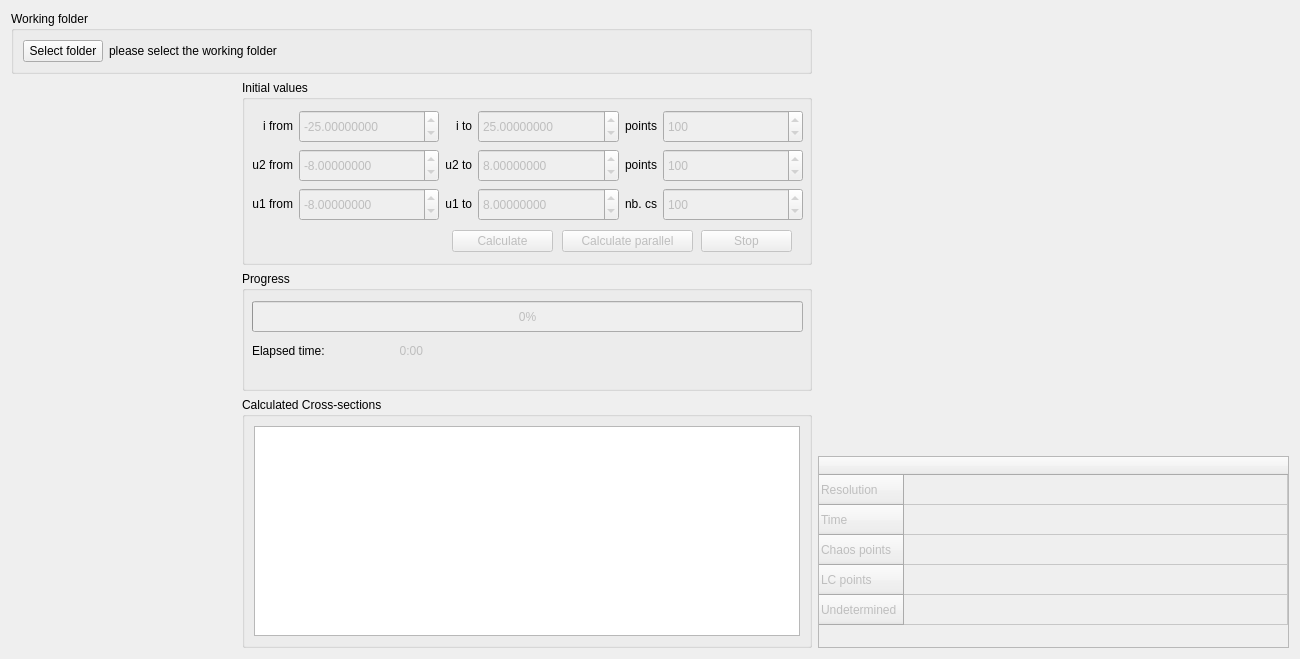
<?xml version="1.0" encoding="UTF-8"?>
<ui version="4.0">
 <class>CsSerieWidget</class>
 <widget class="QWidget" name="CsSerieWidget">
  <property name="geometry">
   <rect>
    <x>0</x>
    <y>0</y>
    <width>1300</width>
    <height>659</height>
   </rect>
  </property>
  <property name="windowTitle">
   <string>Form</string>
  </property>
  <layout class="QHBoxLayout" name="horizontalLayout_11">
   <item>
    <layout class="QVBoxLayout" name="verticalLayout_6">
     <item>
      <widget class="QGroupBox" name="groupBox">
       <property name="sizePolicy">
        <sizepolicy hsizetype="Preferred" vsizetype="Maximum">
         <horstretch>0</horstretch>
         <verstretch>0</verstretch>
        </sizepolicy>
       </property>
       <property name="minimumSize">
        <size>
         <width>0</width>
         <height>0</height>
        </size>
       </property>
       <property name="title">
        <string>Working folder</string>
       </property>
       <layout class="QHBoxLayout" name="horizontalLayout">
        <item>
         <widget class="QPushButton" name="folder_button">
          <property name="text">
           <string>Select folder</string>
          </property>
         </widget>
        </item>
        <item>
         <widget class="QLabel" name="folder_label">
          <property name="sizePolicy">
           <sizepolicy hsizetype="Expanding" vsizetype="Preferred">
            <horstretch>0</horstretch>
            <verstretch>0</verstretch>
           </sizepolicy>
          </property>
          <property name="text">
           <string>please select the working folder</string>
          </property>
         </widget>
        </item>
       </layout>
      </widget>
     </item>
     <item>
      <layout class="QHBoxLayout" name="horizontalLayout_10">
       <item>
        <layout class="QVBoxLayout" name="verticalLayout_3">
         <property name="spacing">
          <number>6</number>
         </property>
         <property name="sizeConstraint">
          <enum>QLayout::SetDefaultConstraint</enum>
         </property>
         <item>
          <widget class="CircuitParametersWidget" name="circuitparameters" native="true">
           <property name="minimumSize">
            <size>
             <width>225</width>
             <height>460</height>
            </size>
           </property>
          </widget>
         </item>
        </layout>
       </item>
       <item>
        <layout class="QVBoxLayout" name="verticalLayout_5">
         <item>
          <widget class="QGroupBox" name="groupBox_4">
           <property name="sizePolicy">
            <sizepolicy hsizetype="Preferred" vsizetype="Maximum">
             <horstretch>0</horstretch>
             <verstretch>0</verstretch>
            </sizepolicy>
           </property>
           <property name="minimumSize">
            <size>
             <width>570</width>
             <height>185</height>
            </size>
           </property>
           <property name="title">
            <string>Initial values</string>
           </property>
           <widget class="QPushButton" name="button_calculate_parallel">
            <property name="enabled">
             <bool>false</bool>
            </property>
            <property name="geometry">
             <rect>
              <x>320</x>
              <y>150</y>
              <width>131</width>
              <height>22</height>
             </rect>
            </property>
            <property name="text">
             <string>Calculate parallel</string>
            </property>
           </widget>
           <widget class="QPushButton" name="button_stop">
            <property name="enabled">
             <bool>false</bool>
            </property>
            <property name="geometry">
             <rect>
              <x>459</x>
              <y>150</y>
              <width>91</width>
              <height>22</height>
             </rect>
            </property>
            <property name="text">
             <string>Stop</string>
            </property>
           </widget>
           <widget class="QPushButton" name="button_calculate">
            <property name="enabled">
             <bool>false</bool>
            </property>
            <property name="geometry">
             <rect>
              <x>210</x>
              <y>150</y>
              <width>101</width>
              <height>22</height>
             </rect>
            </property>
            <property name="text">
             <string>Calculate</string>
            </property>
           </widget>
           <widget class="QWidget" name="gridLayoutWidget">
            <property name="geometry">
             <rect>
              <x>10</x>
              <y>30</y>
              <width>551</width>
              <height>111</height>
             </rect>
            </property>
            <layout class="QGridLayout" name="gridLayout">
             <item row="1" column="0">
              <widget class="QLabel" name="label_72">
               <property name="maximumSize">
                <size>
                 <width>16777215</width>
                 <height>16777215</height>
                </size>
               </property>
               <property name="text">
                <string>&lt;html&gt;&lt;head/&gt;&lt;body&gt;&lt;p align=&quot;right&quot;&gt;u2 from&lt;/p&gt;&lt;/body&gt;&lt;/html&gt;</string>
               </property>
              </widget>
             </item>
             <item row="0" column="1">
              <widget class="QDoubleSpinBox" name="input_i_from">
               <property name="enabled">
                <bool>false</bool>
               </property>
               <property name="sizePolicy">
                <sizepolicy hsizetype="Expanding" vsizetype="Preferred">
                 <horstretch>0</horstretch>
                 <verstretch>0</verstretch>
                </sizepolicy>
               </property>
               <property name="decimals">
                <number>8</number>
               </property>
               <property name="minimum">
                <double>-1000.000000000000000</double>
               </property>
               <property name="maximum">
                <double>1000.000000000000000</double>
               </property>
               <property name="value">
                <double>-25.000000000000000</double>
               </property>
              </widget>
             </item>
             <item row="1" column="1">
              <widget class="QDoubleSpinBox" name="input_u2_from">
               <property name="enabled">
                <bool>false</bool>
               </property>
               <property name="sizePolicy">
                <sizepolicy hsizetype="Expanding" vsizetype="Preferred">
                 <horstretch>0</horstretch>
                 <verstretch>0</verstretch>
                </sizepolicy>
               </property>
               <property name="decimals">
                <number>8</number>
               </property>
               <property name="minimum">
                <double>-1000.000000000000000</double>
               </property>
               <property name="maximum">
                <double>1000.990000000000009</double>
               </property>
               <property name="singleStep">
                <double>1.000000000000000</double>
               </property>
               <property name="value">
                <double>-8.000000000000000</double>
               </property>
              </widget>
             </item>
             <item row="0" column="3">
              <widget class="QDoubleSpinBox" name="input_i_to">
               <property name="enabled">
                <bool>false</bool>
               </property>
               <property name="sizePolicy">
                <sizepolicy hsizetype="Expanding" vsizetype="Preferred">
                 <horstretch>0</horstretch>
                 <verstretch>0</verstretch>
                </sizepolicy>
               </property>
               <property name="decimals">
                <number>8</number>
               </property>
               <property name="minimum">
                <double>-1000.000000000000000</double>
               </property>
               <property name="maximum">
                <double>1000.000000000000000</double>
               </property>
               <property name="value">
                <double>25.000000000000000</double>
               </property>
              </widget>
             </item>
             <item row="0" column="4">
              <widget class="QLabel" name="label_71">
               <property name="maximumSize">
                <size>
                 <width>60</width>
                 <height>16777215</height>
                </size>
               </property>
               <property name="text">
                <string>&lt;html&gt;&lt;head/&gt;&lt;body&gt;&lt;p align=&quot;right&quot;&gt;points&lt;/p&gt;&lt;/body&gt;&lt;/html&gt;</string>
               </property>
              </widget>
             </item>
             <item row="0" column="2">
              <widget class="QLabel" name="label_70">
               <property name="maximumSize">
                <size>
                 <width>60</width>
                 <height>16777215</height>
                </size>
               </property>
               <property name="text">
                <string>&lt;html&gt;&lt;head/&gt;&lt;body&gt;&lt;p align=&quot;right&quot;&gt;i to&lt;/p&gt;&lt;/body&gt;&lt;/html&gt;</string>
               </property>
              </widget>
             </item>
             <item row="0" column="5">
              <widget class="QDoubleSpinBox" name="input_i_step">
               <property name="enabled">
                <bool>false</bool>
               </property>
               <property name="sizePolicy">
                <sizepolicy hsizetype="Expanding" vsizetype="Preferred">
                 <horstretch>0</horstretch>
                 <verstretch>0</verstretch>
                </sizepolicy>
               </property>
               <property name="decimals">
                <number>0</number>
               </property>
               <property name="minimum">
                <double>2.000000000000000</double>
               </property>
               <property name="maximum">
                <double>9999.000000000000000</double>
               </property>
               <property name="value">
                <double>100.000000000000000</double>
               </property>
              </widget>
             </item>
             <item row="0" column="0">
              <widget class="QLabel" name="label_69">
               <property name="sizePolicy">
                <sizepolicy hsizetype="Preferred" vsizetype="Preferred">
                 <horstretch>0</horstretch>
                 <verstretch>0</verstretch>
                </sizepolicy>
               </property>
               <property name="maximumSize">
                <size>
                 <width>16777215</width>
                 <height>16777215</height>
                </size>
               </property>
               <property name="text">
                <string>&lt;html&gt;&lt;head/&gt;&lt;body&gt;&lt;p align=&quot;right&quot;&gt;i from&lt;/p&gt;&lt;/body&gt;&lt;/html&gt;</string>
               </property>
              </widget>
             </item>
             <item row="2" column="0">
              <widget class="QLabel" name="label_76">
               <property name="maximumSize">
                <size>
                 <width>16777215</width>
                 <height>16777215</height>
                </size>
               </property>
               <property name="text">
                <string>&lt;html&gt;&lt;head/&gt;&lt;body&gt;&lt;p align=&quot;right&quot;&gt;u1 from&lt;/p&gt;&lt;/body&gt;&lt;/html&gt;</string>
               </property>
              </widget>
             </item>
             <item row="2" column="1">
              <widget class="QDoubleSpinBox" name="input_u1_from">
               <property name="enabled">
                <bool>false</bool>
               </property>
               <property name="sizePolicy">
                <sizepolicy hsizetype="Expanding" vsizetype="Preferred">
                 <horstretch>0</horstretch>
                 <verstretch>0</verstretch>
                </sizepolicy>
               </property>
               <property name="decimals">
                <number>8</number>
               </property>
               <property name="minimum">
                <double>-1000.000000000000000</double>
               </property>
               <property name="maximum">
                <double>1000.990000000000009</double>
               </property>
               <property name="singleStep">
                <double>1.000000000000000</double>
               </property>
               <property name="value">
                <double>-8.000000000000000</double>
               </property>
              </widget>
             </item>
             <item row="1" column="2">
              <widget class="QLabel" name="label_73">
               <property name="maximumSize">
                <size>
                 <width>60</width>
                 <height>16777215</height>
                </size>
               </property>
               <property name="text">
                <string>&lt;html&gt;&lt;head/&gt;&lt;body&gt;&lt;p align=&quot;right&quot;&gt;u2 to&lt;/p&gt;&lt;/body&gt;&lt;/html&gt;</string>
               </property>
              </widget>
             </item>
             <item row="2" column="2">
              <widget class="QLabel" name="label_77">
               <property name="maximumSize">
                <size>
                 <width>60</width>
                 <height>16777215</height>
                </size>
               </property>
               <property name="text">
                <string>&lt;html&gt;&lt;head/&gt;&lt;body&gt;&lt;p align=&quot;right&quot;&gt;u1 to&lt;/p&gt;&lt;/body&gt;&lt;/html&gt;</string>
               </property>
              </widget>
             </item>
             <item row="1" column="3">
              <widget class="QDoubleSpinBox" name="input_u2_to">
               <property name="enabled">
                <bool>false</bool>
               </property>
               <property name="sizePolicy">
                <sizepolicy hsizetype="Expanding" vsizetype="Preferred">
                 <horstretch>0</horstretch>
                 <verstretch>0</verstretch>
                </sizepolicy>
               </property>
               <property name="decimals">
                <number>8</number>
               </property>
               <property name="minimum">
                <double>-1000.000000000000000</double>
               </property>
               <property name="maximum">
                <double>1000.000000000000000</double>
               </property>
               <property name="value">
                <double>8.000000000000000</double>
               </property>
              </widget>
             </item>
             <item row="2" column="3">
              <widget class="QDoubleSpinBox" name="input_u1_to">
               <property name="enabled">
                <bool>false</bool>
               </property>
               <property name="sizePolicy">
                <sizepolicy hsizetype="Expanding" vsizetype="Preferred">
                 <horstretch>0</horstretch>
                 <verstretch>0</verstretch>
                </sizepolicy>
               </property>
               <property name="decimals">
                <number>8</number>
               </property>
               <property name="minimum">
                <double>-1000.000000000000000</double>
               </property>
               <property name="maximum">
                <double>1000.000000000000000</double>
               </property>
               <property name="value">
                <double>8.000000000000000</double>
               </property>
              </widget>
             </item>
             <item row="1" column="4">
              <widget class="QLabel" name="label_74">
               <property name="maximumSize">
                <size>
                 <width>60</width>
                 <height>16777215</height>
                </size>
               </property>
               <property name="text">
                <string>&lt;html&gt;&lt;head/&gt;&lt;body&gt;&lt;p align=&quot;right&quot;&gt;points&lt;/p&gt;&lt;/body&gt;&lt;/html&gt;</string>
               </property>
              </widget>
             </item>
             <item row="2" column="4">
              <widget class="QLabel" name="label_78">
               <property name="maximumSize">
                <size>
                 <width>60</width>
                 <height>16777215</height>
                </size>
               </property>
               <property name="text">
                <string>&lt;html&gt;&lt;head/&gt;&lt;body&gt;&lt;p align=&quot;right&quot;&gt;nb. cs&lt;/p&gt;&lt;/body&gt;&lt;/html&gt;</string>
               </property>
              </widget>
             </item>
             <item row="1" column="5">
              <widget class="QDoubleSpinBox" name="input_u2_step">
               <property name="enabled">
                <bool>false</bool>
               </property>
               <property name="sizePolicy">
                <sizepolicy hsizetype="Expanding" vsizetype="Preferred">
                 <horstretch>0</horstretch>
                 <verstretch>0</verstretch>
                </sizepolicy>
               </property>
               <property name="decimals">
                <number>0</number>
               </property>
               <property name="minimum">
                <double>2.000000000000000</double>
               </property>
               <property name="maximum">
                <double>9999.000000000000000</double>
               </property>
               <property name="value">
                <double>100.000000000000000</double>
               </property>
              </widget>
             </item>
             <item row="2" column="5">
              <widget class="QDoubleSpinBox" name="input_u1_step">
               <property name="enabled">
                <bool>false</bool>
               </property>
               <property name="sizePolicy">
                <sizepolicy hsizetype="Expanding" vsizetype="Preferred">
                 <horstretch>0</horstretch>
                 <verstretch>0</verstretch>
                </sizepolicy>
               </property>
               <property name="decimals">
                <number>0</number>
               </property>
               <property name="minimum">
                <double>2.000000000000000</double>
               </property>
               <property name="maximum">
                <double>9999.000000000000000</double>
               </property>
               <property name="value">
                <double>100.000000000000000</double>
               </property>
              </widget>
             </item>
            </layout>
           </widget>
          </widget>
         </item>
         <item>
          <widget class="QGroupBox" name="groupBox_5">
           <property name="sizePolicy">
            <sizepolicy hsizetype="Expanding" vsizetype="Preferred">
             <horstretch>0</horstretch>
             <verstretch>0</verstretch>
            </sizepolicy>
           </property>
           <property name="minimumSize">
            <size>
             <width>0</width>
             <height>120</height>
            </size>
           </property>
           <property name="title">
            <string>Progress</string>
           </property>
           <widget class="QProgressBar" name="progressBar">
            <property name="enabled">
             <bool>false</bool>
            </property>
            <property name="geometry">
             <rect>
              <x>10</x>
              <y>30</y>
              <width>551</width>
              <height>31</height>
             </rect>
            </property>
            <property name="value">
             <number>0</number>
            </property>
           </widget>
           <widget class="QLabel" name="time">
            <property name="enabled">
             <bool>false</bool>
            </property>
            <property name="geometry">
             <rect>
              <x>120</x>
              <y>70</y>
              <width>61</width>
              <height>20</height>
             </rect>
            </property>
            <property name="text">
             <string>&lt;html&gt;&lt;head/&gt;&lt;body&gt;&lt;p align=&quot;right&quot;&gt;0:00&lt;/p&gt;&lt;/body&gt;&lt;/html&gt;</string>
            </property>
           </widget>
           <widget class="QLabel" name="label">
            <property name="geometry">
             <rect>
              <x>10</x>
              <y>70</y>
              <width>100</width>
              <height>20</height>
             </rect>
            </property>
            <property name="text">
             <string>Elapsed time:</string>
            </property>
           </widget>
          </widget>
         </item>
         <item>
          <widget class="QGroupBox" name="groupBox_2">
           <property name="title">
            <string>Calculated Cross-sections</string>
           </property>
           <layout class="QHBoxLayout" name="horizontalLayout_2">
            <item>
             <widget class="QListWidget" name="listWidget"/>
            </item>
           </layout>
          </widget>
         </item>
        </layout>
       </item>
      </layout>
     </item>
    </layout>
   </item>
   <item>
    <layout class="QVBoxLayout" name="verticalLayout">
     <item>
      <widget class="QCustomPlot" name="plot_cut" native="true">
       <property name="sizePolicy">
        <sizepolicy hsizetype="Expanding" vsizetype="Expanding">
         <horstretch>0</horstretch>
         <verstretch>0</verstretch>
        </sizepolicy>
       </property>
       <property name="minimumSize">
        <size>
         <width>400</width>
         <height>400</height>
        </size>
       </property>
       <property name="contextMenuPolicy">
        <enum>Qt::CustomContextMenu</enum>
       </property>
      </widget>
     </item>
     <item>
      <widget class="QTableWidget" name="resultTable">
       <property name="enabled">
        <bool>false</bool>
       </property>
       <property name="sizePolicy">
        <sizepolicy hsizetype="Minimum" vsizetype="Preferred">
         <horstretch>0</horstretch>
         <verstretch>0</verstretch>
        </sizepolicy>
       </property>
       <property name="minimumSize">
        <size>
         <width>0</width>
         <height>0</height>
        </size>
       </property>
       <property name="contextMenuPolicy">
        <enum>Qt::DefaultContextMenu</enum>
       </property>
       <attribute name="horizontalHeaderStretchLastSection">
        <bool>true</bool>
       </attribute>
       <attribute name="verticalHeaderShowSortIndicator" stdset="0">
        <bool>false</bool>
       </attribute>
       <row>
        <property name="text">
         <string>Resolution</string>
        </property>
       </row>
       <row>
        <property name="text">
         <string>Time</string>
        </property>
       </row>
       <row>
        <property name="text">
         <string>Chaos points</string>
        </property>
       </row>
       <row>
        <property name="text">
         <string>LC points</string>
        </property>
       </row>
       <row>
        <property name="text">
         <string>Undetermined</string>
        </property>
       </row>
       <column>
        <property name="text">
         <string/>
        </property>
       </column>
      </widget>
     </item>
    </layout>
   </item>
  </layout>
 </widget>
 <customwidgets>
  <customwidget>
   <class>QCustomPlot</class>
   <extends>QWidget</extends>
   <header>qcustomplot/qcustomplot.h</header>
   <container>1</container>
  </customwidget>
  <customwidget>
   <class>CircuitParametersWidget</class>
   <extends>QWidget</extends>
   <header>widgets/circuitparameterswidget.h</header>
   <container>1</container>
  </customwidget>
 </customwidgets>
 <resources/>
 <connections/>
</ui>
